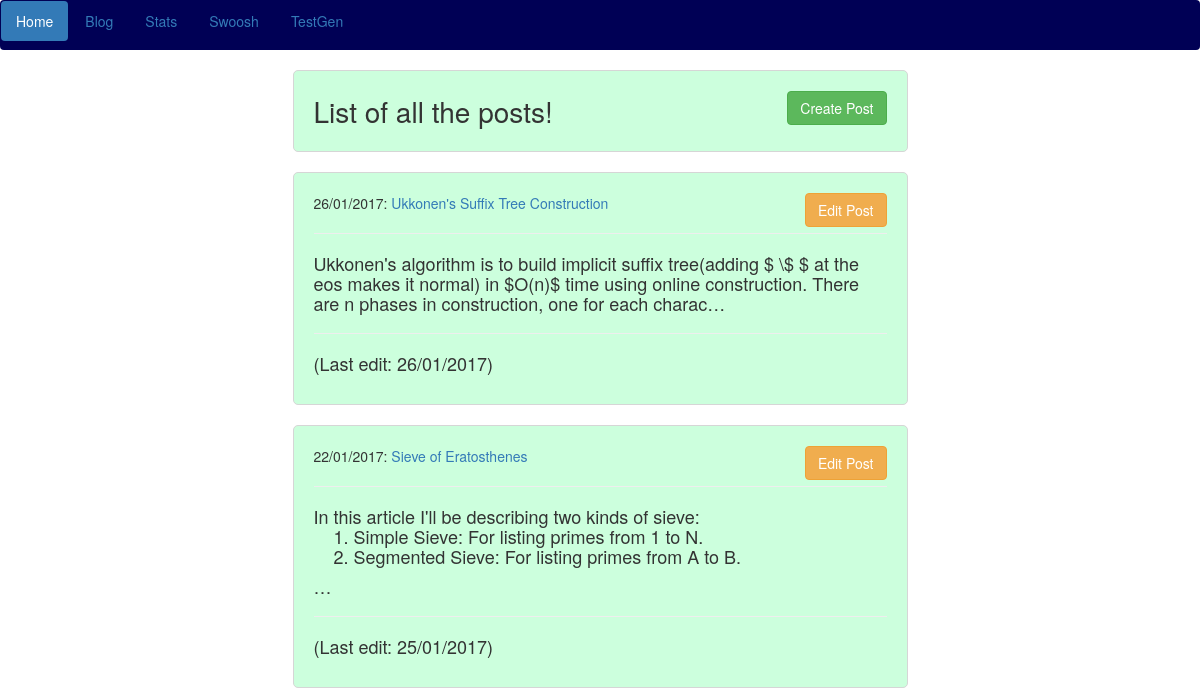
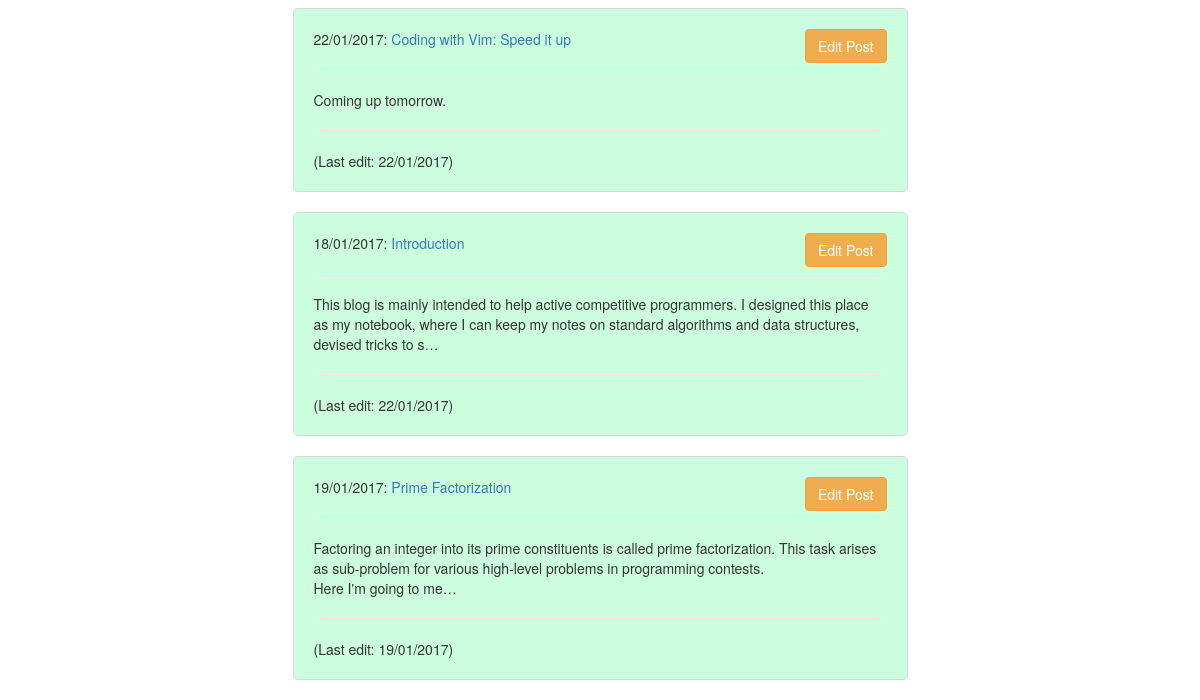
The page /blog/ on the database as committed earlier (2 pictures, top to bottom).
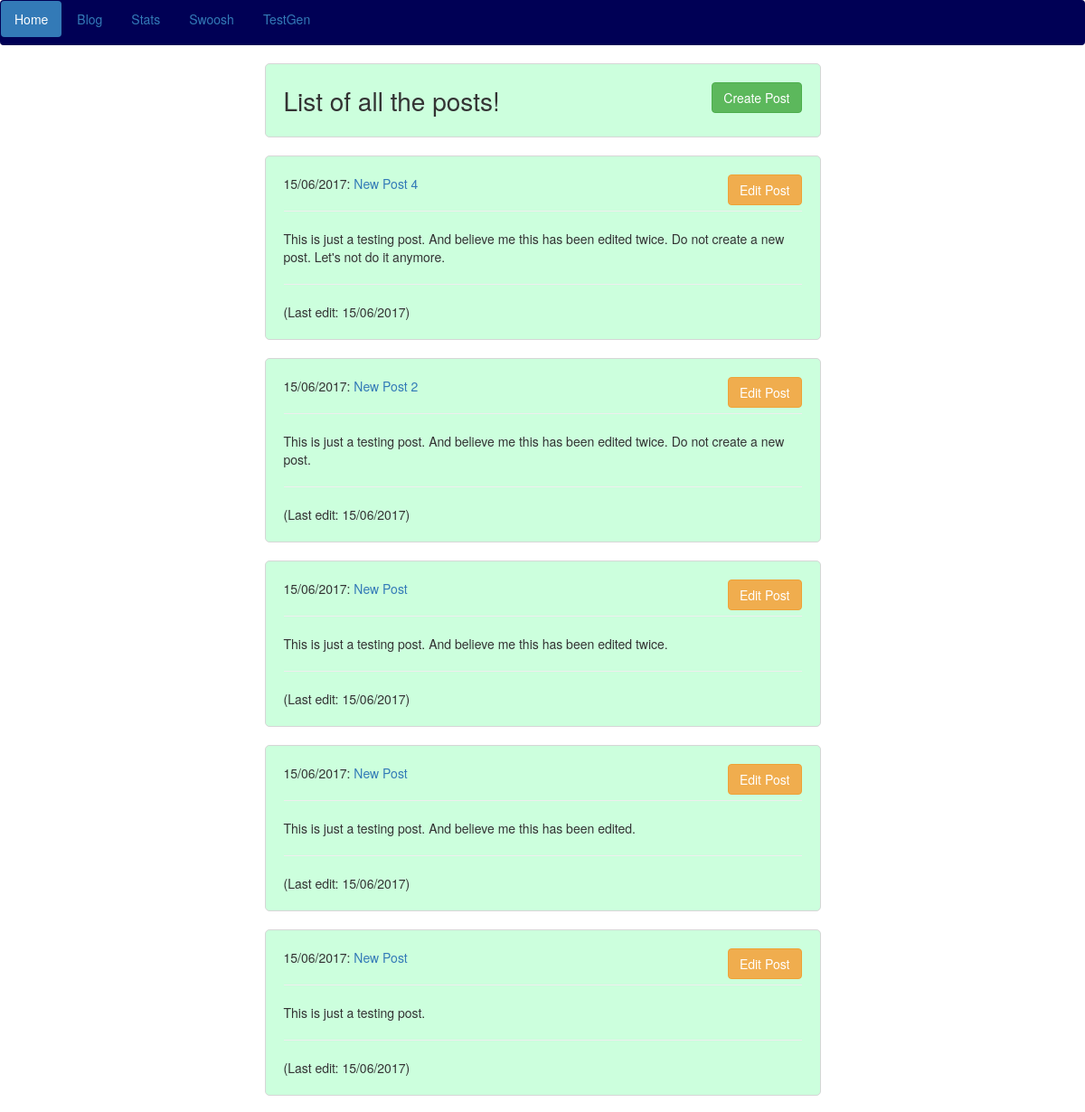
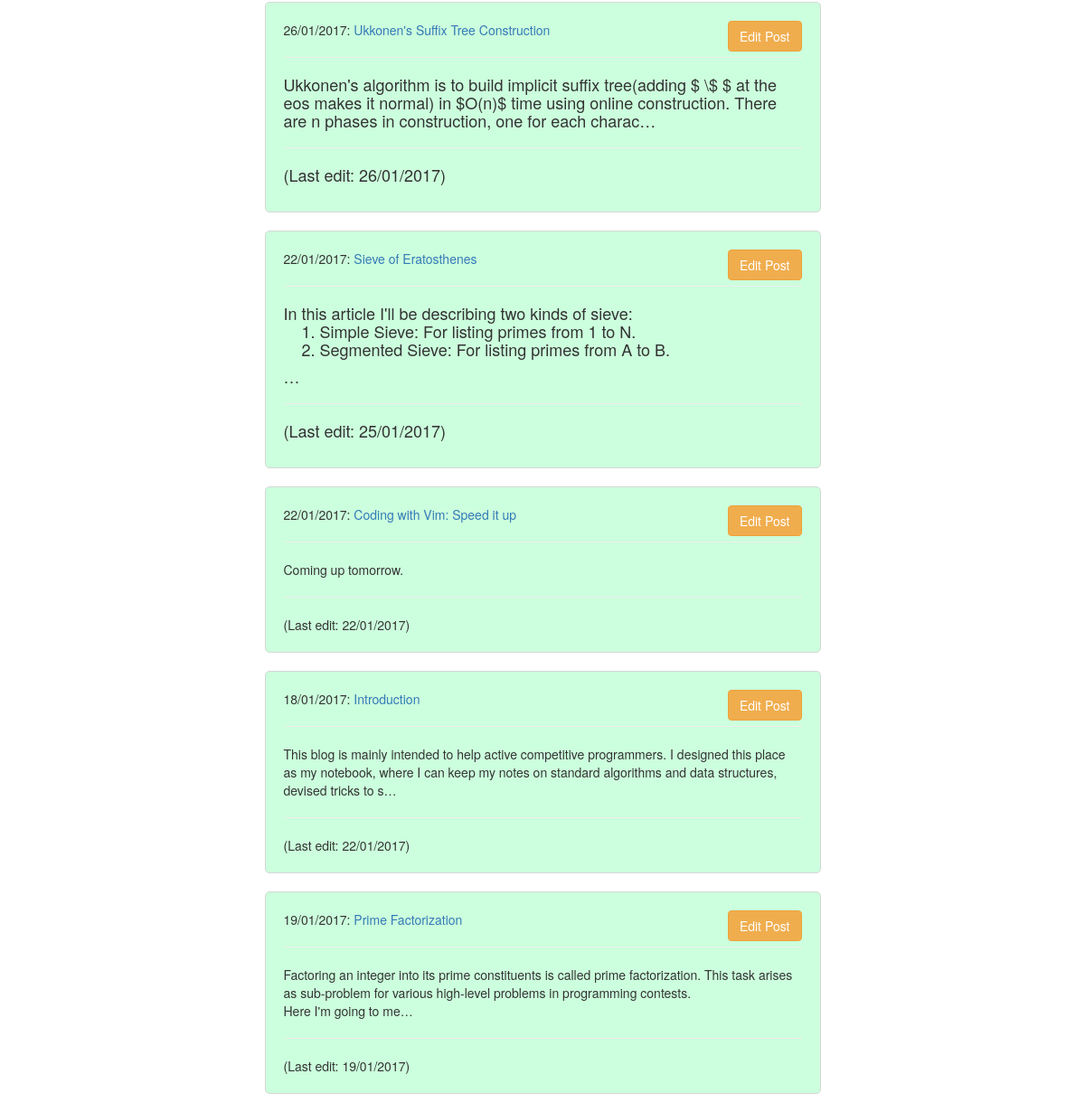
The same page on the database as committed later (2 pictures, top to bottom).
### blog/models.py (models this page shows, shortened)
class Post(models.Model):
    title = models.CharField(max_length=140)
    body = models.TextField()
    date = models.DateTimeField(default=now)
    last_edit_date = models.DateTimeField(default=now)
    tags = models.CharField(max_length=140)

### blog/views.py (the view)
def show_posts(request):
    return render(request, 'blog/show_posts.html', {'object_list': Post.objects.all().order_by('-last_edit_date'), 'all': True})

### blog/templates/blog/show_posts.html (shortened to what this page needs)
{% extends "home/base.html" %}
{% block content %}
    <div class="row">
        <div class="col-sm-3"></div>
        <div class="col-sm-6 post-div">
            <span class="header-span" style="font-size: 2em;">List of all the posts!</span>
            <span align="right" style="float: right">
                <a class="btn btn-success" href="/blog/create">Create Post</a>
            </span>
        </div>
        <div class="col-sm-3">
        </div>
    </div>
    {% for post in object_list %}
        <div class="row">
            <div class="col-sm-3"></div>
            <div id="post-list" class="post-div col-sm-6">
                <div class="title-bar">
                    {{ post.date|date:"d/m/Y" }}:
                    <span class="title-span"> <a href="/blog/{{ post.id }}">{{ post.title }}</a> </span>
                    <span class="edit-span"> <a href="/blog/edit/{{ post.id }}" class="btn btn-warning"> Edit Post</a> </span>
                </div>
                    <hr>
                    {{ post.body|safe|truncatechars:200 }}
                    <hr>
                    (Last edit: {{ post.last_edit_date|date:"d/m/Y" }})
            </div>
            <div class="col-sm-3"></div>
        </div>
    {% endfor %}
{% endblock %}

### home/templates/home/base.html (shortened to what this page needs)
<!DOCTYPE html>
<html>
  <head>
    <link rel="stylesheet" href="https://code.getmdl.io/1.3.0/material.indigo-pink.min.css">
    <link rel="stylesheet" href="https://maxcdn.bootstrapcdn.com/bootstrap/3.3.7/css/bootstrap.min.css">
  </head>
  <body>
    <div class="container">
      <div class="navbar">
        <ul class="nav nav-pills">
          <li role="presentation" class="active"><a href="/home/">Home</a></li>
          <li role="presentation"><a href="/blog/">Blog</a></li>
          <li role="presentation"><a href="/stats/">Stats</a></li>
          <li role="presentation"><a href="/swoosh/">Swoosh</a></li>
          <li role="presentation"><a href="/testgen/">TestGen</a></li>
        </ul>
      </div>
    {% block content %} {% endblock %}
    </div>
  </body>
</html>

### home/templates/home/base.html (style rules this page uses)
.container { width: 100%; margin: 0px; padding: 0px; overflow: hidden; }
.navbar { background-color: #005; }

### blog/templates/blog/show_posts.html (style rules this page uses)
.post-div { margin-bottom: 20px; padding: 20px; border-style: solid; border-width: 1px; border-color: #d6d6d6; border-radius: 5px; background-color: #ccffdd; }
.edit-span { float: right; }

Rows that differ between the two databases and show on the page:
added Post: date "15/06/2017", title "New Post 4", body "This is just a testing post. And believe me this has been edited twice. Do not create a new post. Let's not do it anymore.", last_edit_date "15/06/2017"
added Post: date "15/06/2017", title "New Post 2", body "This is just a testing post. And believe me this has been edited twice. Do not create a new post.", last_edit_date "15/06/2017"
added Post: date "15/06/2017", title "New Post", body "This is just a testing post. And believe me this has been edited twice.", last_edit_date "15/06/2017"
added Post: date "15/06/2017", title "New Post", body "This is just a testing post. And believe me this has been edited.", last_edit_date "15/06/2017"
added Post: date "15/06/2017", title "New Post", body "This is just a testing post.", last_edit_date "15/06/2017"
